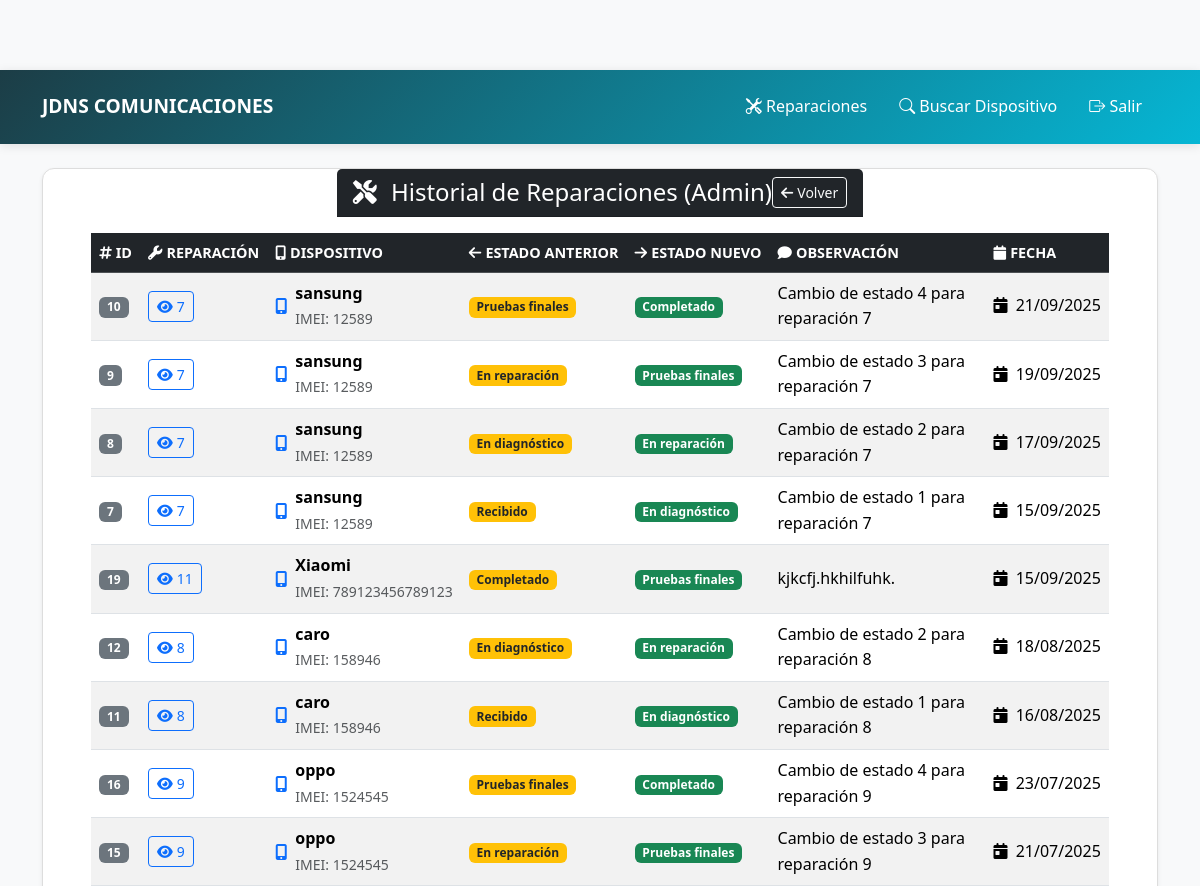
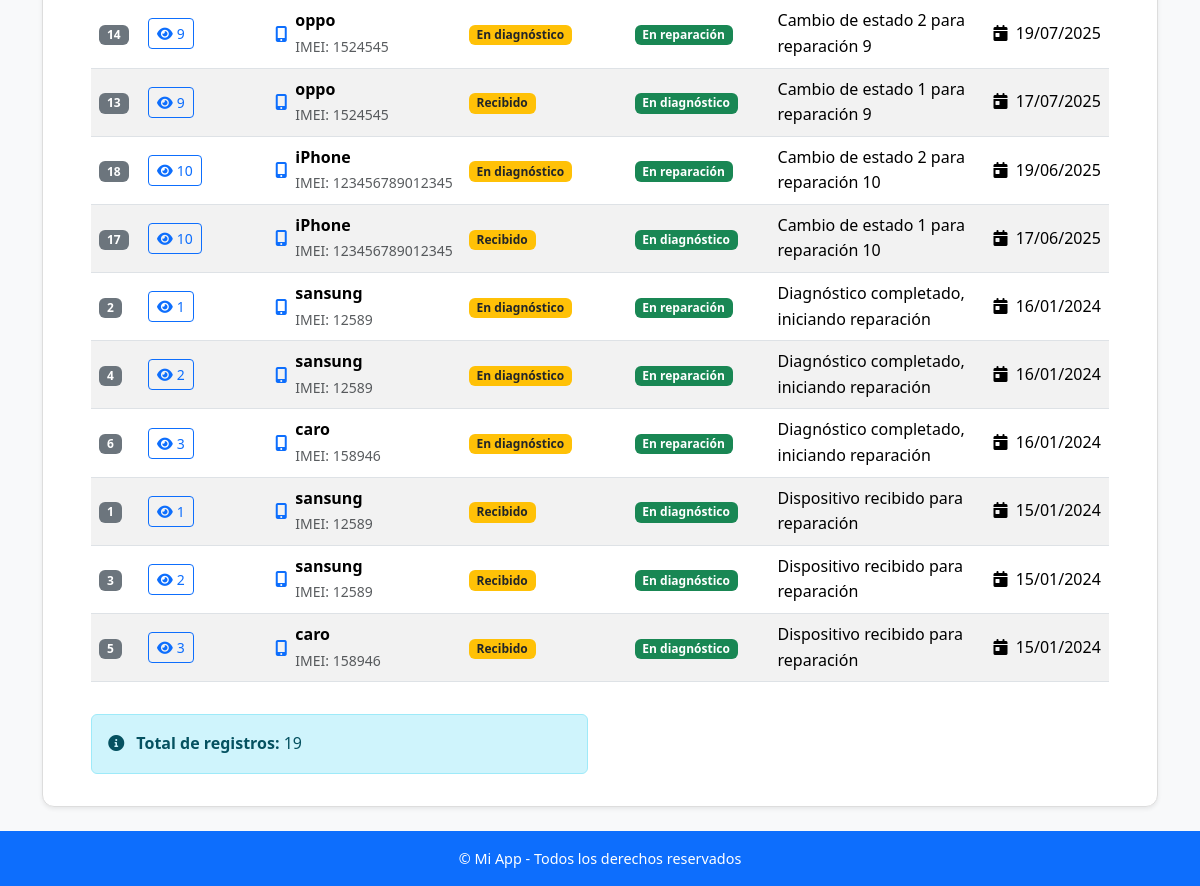
The app's page /admin (signed in) with its own data (2 pictures, top to bottom).
### app/models/users.py (models this page shows)
class HistorialReparacion(db.Model):
    __tablename__ = 'historial_reparacion'
    idhistorial_reparacion = db.Column(db.Integer, primary_key=True)
    reparacion_idreparacion = db.Column(db.Integer, db.ForeignKey('reparacion.idreparacion'))
    estado_anterior = db.Column(db.String(100))
    estado_nuevo = db.Column(db.String(100))
    observacion = db.Column(db.Text)
    fecha_cambio = db.Column(db.DateTime)
    reparacion = db.relationship('Reparacion', backref='historial')

class Dispositivo(db.Model):
    __tablename__ = 'dispositivo'
    iddispositivo = db.Column(db.Integer, primary_key=True)
    marca = db.Column(db.String(45))
    color = db.Column(db.String(45))
    imei = db.Column(db.String(45))
    usuario_idusuario = db.Column(db.Integer, db.ForeignKey('usuario.idusuario'))

### app/routes/historial_reparacion.py (the view)
@bp.route('/admin')
@login_required
def listar_todos():
    if getattr(current_user, 'rol', None) != 'admin':
        abort(403)
    todos = HistorialReparacion.query.options(
        joinedload(HistorialReparacion.reparacion).joinedload(Reparacion.dispositivo)
    ).order_by(HistorialReparacion.fecha_cambio.desc()).all()
    print(f"DEBUG: Total historial entries: {len(todos)}")
    dispositivos_vistos = set()
    reparaciones_sin_dispositivo = 0
    for h in todos:
        if not h.reparacion:
            print(f"DEBUG: ERROR - Historial ID {h.idhistorial_reparacion} no tiene reparacion asociada")
            continue
        dispositivo_id = h.reparacion.dispositivo_iddispositivo
        dispositivo = h.reparacion.dispositivo
        if dispositivo_id is None:
            reparaciones_sin_dispositivo += 1
            print(f"DEBUG: Reparacion ID {h.reparacion_idreparacion} no tiene dispositivo_iddispositivo asignado")
        elif dispositivo is None:
            print(f"DEBUG: Reparacion ID {h.reparacion_idreparacion} tiene dispositivo_id {dispositivo_id} pero no se pudo cargar el dispositivo")
        else:
            dispositivo_marca = dispositivo.marca
            print(f"DEBUG: Historial ID: {h.idhistorial_reparacion}, Reparacion ID: {h.reparacion_idreparacion}, Dispositivo ID: {dispositivo_id}, Marca: {dispositivo_marca}")
            dispositivos_vistos.add(dispositivo_id)
    print(f"DEBUG: Dispositivos únicos con historial: {len(dispositivos_vistos)}")
    print(f"DEBUG: Reparaciones sin dispositivo asignado: {reparaciones_sin_dispositivo}")
    return render_template('historial_admin_list.html', historial=todos)

### app/models/users.py (called while the page is built)
    @property
    def is_authenticated(self):
        return True

### app/templates/historial_admin_list.html (shortened to what this page needs)
{% extends "base.html" %}
{% block content %}
<div class="row">
    <div class="col-12">
        <div class="card shadow-sm">
            <div class="card-header bg-dark text-white d-flex justify-content-between align-items-center">
                <h1 class="h4 mb-0">
                    <i class="fas fa-tools me-2"></i>
                    Historial de Reparaciones (Admin)
                </h1>
                <a class="btn btn-outline-light btn-sm" href="{{ url_for('auth.dashboard') }}">
                    <i class="fas fa-arrow-left me-1"></i>Volver
                </a>
            </div>
            <div class="card-body">
                {% if historial %}
                <div class="table-responsive">
                    <table class="table table-hover table-striped">
                        <thead class="table-dark">
                            <tr>
                                <th><i class="fas fa-hashtag me-1"></i>ID</th>
                                <th><i class="fas fa-wrench me-1"></i>Reparación</th>
                                <th><i class="fas fa-mobile-alt me-1"></i>Dispositivo</th>
                                <th><i class="fas fa-arrow-left me-1"></i>Estado Anterior</th>
                                <th><i class="fas fa-arrow-right me-1"></i>Estado Nuevo</th>
                                <th><i class="fas fa-comment me-1"></i>Observación</th>
                                <th><i class="fas fa-calendar me-1"></i>Fecha</th>
                            </tr>
                        </thead>
                        <tbody>
                            {% for h in historial %}
                            <tr>
                                <td>
                                    <span class="badge bg-secondary">{{ h.idhistorial_reparacion }}</span>
                                </td>
                                <td>
                                    <a href="{{ url_for('historial_reparacion.listar_historial', reparacion_id=h.reparacion_idreparacion) }}"
                                       class="btn btn-outline-primary btn-sm">
                                        <i class="fas fa-eye me-1"></i>{{ h.reparacion_idreparacion }}
                                    </a>
                                </td>
                                <td>
                                    {% if h.reparacion and h.reparacion.dispositivo %}
                                        <div class="d-flex align-items-center">
                                            <i class="fas fa-mobile-alt text-primary me-2"></i>
                                            <div>
                                                <strong>{{ h.reparacion.dispositivo.marca }}</strong><br>
                                                <small class="text-muted">IMEI: {{ h.reparacion.dispositivo.imei }}</small>
                                            </div>
                                        </div>
                                    {% else %}
                                        <span class="text-muted">
                                            <i class="fas fa-exclamation-triangle me-1"></i>
                                            Dispositivo no asignado
                                        </span>
                                    {% endif %}
                                </td>
                                <td>
                                    <span class="badge bg-warning text-dark">{{ h.estado_anterior }}</span>
                                </td>
                                <td>
                                    <span class="badge bg-success">{{ h.estado_nuevo }}</span>
                                </td>
                                <td>
                                    <div style="max-width: 200px;">
                                        {{ h.observacion }}
                                    </div>
                                </td>
                                <td>
                                    {% if h.fecha_cambio %}
                                        <i class="fas fa-calendar-day me-1"></i>
                                        {{ h.fecha_cambio.strftime('%d/%m/%Y') }}
                                    {% else %}
                                        <span class="text-muted">-</span>
                                    {% endif %}
                                </td>
                            </tr>
                            {% endfor %}
                        </tbody>
                    </table>
                </div>
                <div class="mt-3">
                    <div class="row">
                        <div class="col-md-6">
                            <div class="alert alert-info">
                                <i class="fas fa-info-circle me-2"></i>
                                <strong>Total de registros:</strong> {{ historial|length }}
                            </div>
                        </div>
                    </div>
                </div>
                {% else %}
                <div class="alert alert-warning text-center">
                    <i class="fas fa-exclamation-triangle me-2"></i>
                    No hay registros de historial de reparaciones.
                </div>
                {% endif %}
            </div>
        </div>
    </div>
</div>
{% endblock %}

### app/static/style.css (style rules this page uses)
.card { display: flex; flex-direction: column; justify-content: center; align-items: center; height: 100%; border: 1px solid #ddd; border-radius: 8px; box-shadow: 0 2px 4px rgba(0, 0, 0, 0.1); transition: transform 0.2s; border-radius: 10px; backdrop-filter: blur(10px); color: #000; }
:root { --primary-color: #1c3d46; --secondary-color: #f97316; --accent-color: #06b6d4; --dark-bg: #1e293b; --light-bg: #f8fafc; --text-dark: #1e293b; --text-light: #64748b; --white: #ffffff; --gray-100: #f1f5f9; --gray-200: #e2e8f0; --gray-300: #cbd5e1; --gray-800: #1e293b; --gray-900: #0f172a; }
* { margin: 0; padding: 0; box-sizing: border-box; }
body { font-family: "Segoe UI", Tahoma, Geneva, Verdana, sans-serif; line-height: 1.6; color: var(--text-dark); background-color: var(--white); }
body { padding-top: 70px; background-color: #f8f9fa; font-family: 'Segoe UI', Tahoma, Geneva, Verdana, sans-serif; }
.card { border-radius: 12px; transition: transform 0.2s ease-in-out; }
.card-header { font-weight: 600; }
.table th { font-size: 0.9rem; text-transform: uppercase; }
.table td { vertical-align: middle; }

### records on screen
HistorialReparacion: idhistorial_reparacion "10", reparacion_idreparacion "7", reparacion.dispositivo.marca "sansung", reparacion.dispositivo.imei "12589", estado_anterior "Pruebas finales", estado_nuevo "Completado", observacion "Cambio de estado 4 para reparación 7", fecha_cambio "21/09/2025"
HistorialReparacion: idhistorial_reparacion "9", reparacion_idreparacion "7", reparacion.dispositivo.marca "sansung", reparacion.dispositivo.imei "12589", estado_anterior "En reparación", estado_nuevo "Pruebas finales", observacion "Cambio de estado 3 para reparación 7", fecha_cambio "19/09/2025"
HistorialReparacion: idhistorial_reparacion "8", reparacion_idreparacion "7", reparacion.dispositivo.marca "sansung", reparacion.dispositivo.imei "12589", estado_anterior "En diagnóstico", estado_nuevo "En reparación", observacion "Cambio de estado 2 para reparación 7", fecha_cambio "17/09/2025"
HistorialReparacion: idhistorial_reparacion "7", reparacion_idreparacion "7", reparacion.dispositivo.marca "sansung", reparacion.dispositivo.imei "12589", estado_anterior "Recibido", estado_nuevo "En diagnóstico", observacion "Cambio de estado 1 para reparación 7", fecha_cambio "15/09/2025"
HistorialReparacion: idhistorial_reparacion "19", reparacion_idreparacion "11", reparacion.dispositivo.marca "Xiaomi", reparacion.dispositivo.imei "789123456789123", estado_anterior "Completado", estado_nuevo "Pruebas finales", observacion "kjkcfj.hkhilfuhk.", fecha_cambio "15/09/2025"
HistorialReparacion: idhistorial_reparacion "12", reparacion_idreparacion "8", reparacion.dispositivo.marca "caro", reparacion.dispositivo.imei "158946", estado_anterior "En diagnóstico", estado_nuevo "En reparación", observacion "Cambio de estado 2 para reparación 8", fecha_cambio "18/08/2025"
HistorialReparacion: idhistorial_reparacion "11", reparacion_idreparacion "8", reparacion.dispositivo.marca "caro", reparacion.dispositivo.imei "158946", estado_anterior "Recibido", estado_nuevo "En diagnóstico", observacion "Cambio de estado 1 para reparación 8", fecha_cambio "16/08/2025"
HistorialReparacion: idhistorial_reparacion "16", reparacion_idreparacion "9", reparacion.dispositivo.marca "oppo", reparacion.dispositivo.imei "1524545", estado_anterior "Pruebas finales", estado_nuevo "Completado", observacion "Cambio de estado 4 para reparación 9", fecha_cambio "23/07/2025"
HistorialReparacion: idhistorial_reparacion "15", reparacion_idreparacion "9", reparacion.dispositivo.marca "oppo", reparacion.dispositivo.imei "1524545", estado_anterior "En reparación", estado_nuevo "Pruebas finales", observacion "Cambio de estado 3 para reparación 9", fecha_cambio "21/07/2025"
HistorialReparacion: idhistorial_reparacion "14", reparacion_idreparacion "9", reparacion.dispositivo.marca "oppo", reparacion.dispositivo.imei "1524545", estado_anterior "En diagnóstico", estado_nuevo "En reparación", observacion "Cambio de estado 2 para reparación 9", fecha_cambio "19/07/2025"
HistorialReparacion: idhistorial_reparacion "13", reparacion_idreparacion "9", reparacion.dispositivo.marca "oppo", reparacion.dispositivo.imei "1524545", estado_anterior "Recibido", estado_nuevo "En diagnóstico", observacion "Cambio de estado 1 para reparación 9", fecha_cambio "17/07/2025"
HistorialReparacion: idhistorial_reparacion "18", reparacion_idreparacion "10", reparacion.dispositivo.marca "iPhone", reparacion.dispositivo.imei "123456789012345", estado_anterior "En diagnóstico", estado_nuevo "En reparación", observacion "Cambio de estado 2 para reparación 10", fecha_cambio "19/06/2025"
HistorialReparacion: idhistorial_reparacion "17", reparacion_idreparacion "10", reparacion.dispositivo.marca "iPhone", reparacion.dispositivo.imei "123456789012345", estado_anterior "Recibido", estado_nuevo "En diagnóstico", observacion "Cambio de estado 1 para reparación 10", fecha_cambio "17/06/2025"
HistorialReparacion: idhistorial_reparacion "2", reparacion_idreparacion "1", reparacion.dispositivo.marca "sansung", reparacion.dispositivo.imei "12589", estado_anterior "En diagnóstico", estado_nuevo "En reparación", observacion "Diagnóstico completado, iniciando reparación", fecha_cambio "16/01/2024"
HistorialReparacion: idhistorial_reparacion "4", reparacion_idreparacion "2", reparacion.dispositivo.marca "sansung", reparacion.dispositivo.imei "12589", estado_anterior "En diagnóstico", estado_nuevo "En reparación", observacion "Diagnóstico completado, iniciando reparación", fecha_cambio "16/01/2024"
HistorialReparacion: idhistorial_reparacion "6", reparacion_idreparacion "3", reparacion.dispositivo.marca "caro", reparacion.dispositivo.imei "158946", estado_anterior "En diagnóstico", estado_nuevo "En reparación", observacion "Diagnóstico completado, iniciando reparación", fecha_cambio "16/01/2024"
HistorialReparacion: idhistorial_reparacion "1", reparacion_idreparacion "1", reparacion.dispositivo.marca "sansung", reparacion.dispositivo.imei "12589", estado_anterior "Recibido", estado_nuevo "En diagnóstico", observacion "Dispositivo recibido para reparación", fecha_cambio "15/01/2024"
HistorialReparacion: idhistorial_reparacion "3", reparacion_idreparacion "2", reparacion.dispositivo.marca "sansung", reparacion.dispositivo.imei "12589", estado_anterior "Recibido", estado_nuevo "En diagnóstico", observacion "Dispositivo recibido para reparación", fecha_cambio "15/01/2024"
HistorialReparacion: idhistorial_reparacion "5", reparacion_idreparacion "3", reparacion.dispositivo.marca "caro", reparacion.dispositivo.imei "158946", estado_anterior "Recibido", estado_nuevo "En diagnóstico", observacion "Dispositivo recibido para reparación", fecha_cambio "15/01/2024"

### other values on screen
{{ historial|length }} "19"
